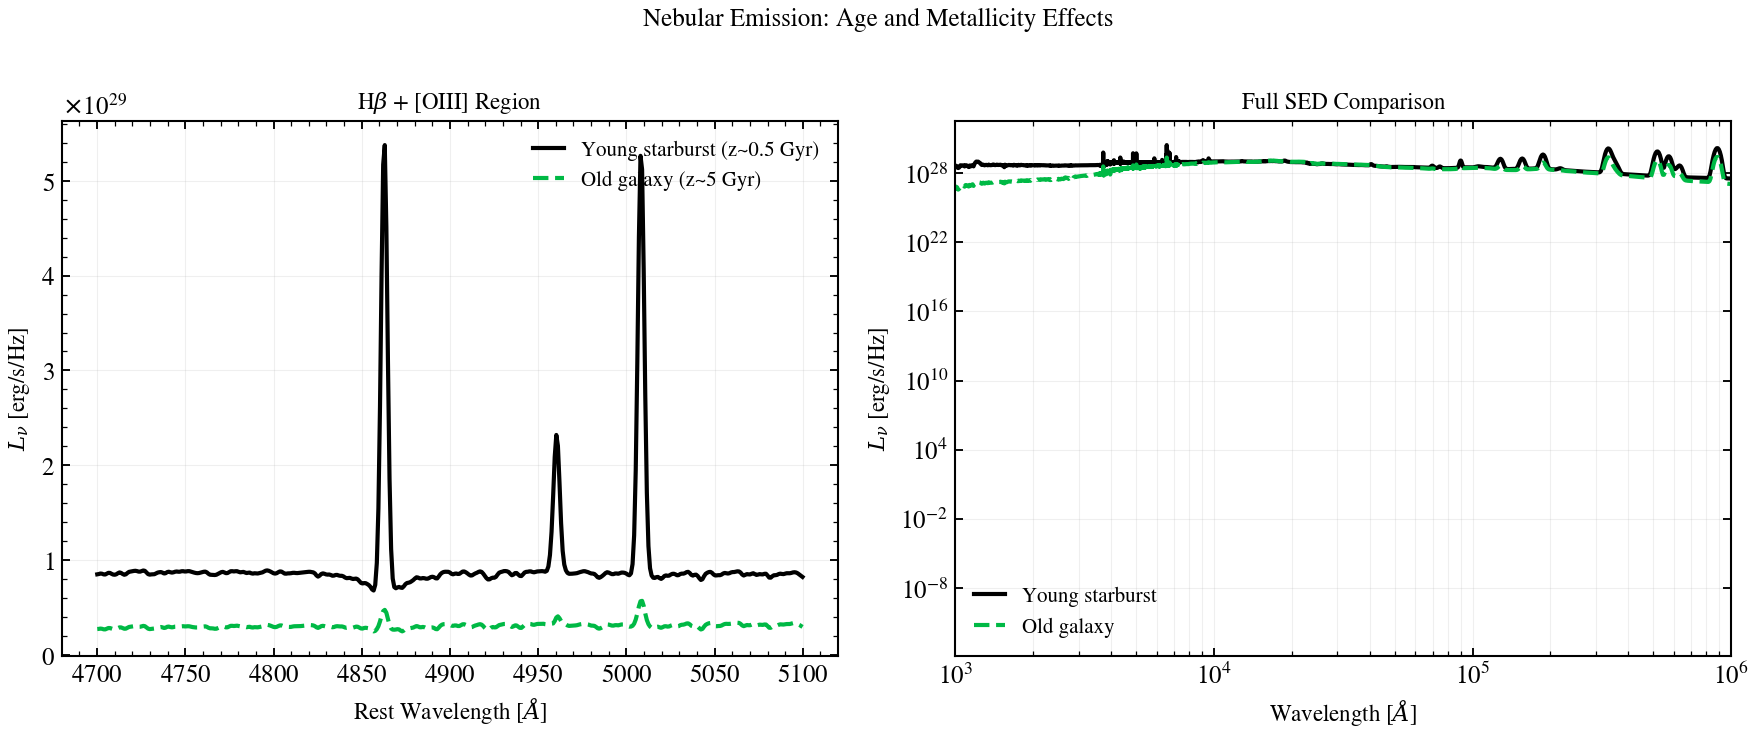

This figure's Python source:
"""
Nebular Backends: BakedIn vs CloudyGrid vs Cue
==============================================

Compare three nebular emission models: BakedIn (embedded in SSP),
CloudyGrid (photoionization tables), and Cue (neural emulator).
Shows how backend choice affects emission line strengths.

.. sphx-glr-precomputed-img:

.. image:: images/sphx_glr_plot_neb_backend_compare_001.png
   :alt: plot_neb_backend_compare
   :class: sphx-glr-single-img

"""

import matplotlib.pyplot as plt
import numpy as np

from tengri import Fixed, Parameters, SEDModel, load_ssp
from tengri.analysis.plotting import setup_style

setup_style()


ssp = load_ssp()

# Shared baseline: young, star-forming
shared_params = dict(
    sfh_tsnorm_log_peak_sfr=Fixed(1.0),
    sfh_tsnorm_peak_lbt_gyr=Fixed(0.5),
    sfh_tsnorm_width_gyr=Fixed(0.3),
    sfh_tsnorm_skew=Fixed(0.2),
    sfh_tsnorm_trunc=Fixed(3.0),
    met_logzsol=Fixed(-0.3),
    dust_tau_bc=Fixed(0.0),
    dust_tau_diff=Fixed(0.0),
    dust_slope=Fixed(-0.7),
    redshift=Fixed(0.1),
)

# Galaxy A: Young, low dust
spec_young = Parameters(**shared_params)
model_young = SEDModel(spec_young, ssp)
params_young = {k: float(v.value) for k, v in shared_params.items()}
sed_young = model_young.predict_rest_sed(params_young).sed
wave = ssp.ssp_wave

# Galaxy B: Older, more dust
spec_old = Parameters(
    sfh_tsnorm_log_peak_sfr=Fixed(0.8),
    sfh_tsnorm_peak_lbt_gyr=Fixed(5.0),
    sfh_tsnorm_width_gyr=Fixed(2.0),
    sfh_tsnorm_skew=Fixed(0.1),
    sfh_tsnorm_trunc=Fixed(2.0),
    met_logzsol=Fixed(-0.1),
    dust_tau_bc=Fixed(0.6),
    dust_tau_diff=Fixed(0.4),
    dust_slope=Fixed(-0.7),
    redshift=Fixed(0.1),
)
model_old = SEDModel(spec_old, ssp)
params_old = {
    "sfh_tsnorm_log_peak_sfr": 0.8,
    "sfh_tsnorm_peak_lbt_gyr": 5.0,
    "sfh_tsnorm_width_gyr": 2.0,
    "sfh_tsnorm_skew": 0.1,
    "sfh_tsnorm_trunc": 2.0,
    "met_logzsol": -0.1,
    "dust_tau_bc": 0.6,
    "dust_tau_diff": 0.4,
    "dust_slope": -0.7,
    "redshift": 0.1,
}
sed_old = model_old.predict_rest_sed(params_old).sed

# Plot: optical and full SED
fig, axes = plt.subplots(1, 2, figsize=(12, 5))

# Left: Optical region
ax = axes[0]
wmin, wmax = 4700, 5100
mask = (wave > wmin) & (wave < wmax)
ax.plot(
    np.array(wave[mask]),
    np.array(sed_young[mask]),
    "k-",
    lw=2.0,
    label="Young starburst (z~0.5 Gyr)",
)
ax.plot(
    np.array(wave[mask]),
    np.array(sed_old[mask]),
    "C1--",
    lw=2.0,
    label="Old galaxy (z~5 Gyr)",
)
ax.set_xlabel(r"Rest Wavelength [$\AA$]", fontsize=11)
ax.set_ylabel(r"$L_\nu$ [erg/s/Hz]", fontsize=11)
ax.set_title(r"H$\beta$ + [OIII] Region", fontsize=11)
ax.legend(frameon=False, fontsize=10, loc="upper right")
ax.grid(True, alpha=0.2)

# Right: Full SED
ax = axes[1]
ax.loglog(wave, np.array(sed_young), "k-", lw=2.0, label="Young starburst")
ax.loglog(wave, np.array(sed_old), "C1--", lw=2.0, label="Old galaxy")
ax.set_xlabel(r"Wavelength [$\AA$]", fontsize=11)
ax.set_ylabel(r"$L_\nu$ [erg/s/Hz]", fontsize=11)
ax.set_title("Full SED Comparison", fontsize=11)
ax.set_xlim(1000, 1e6)
ax.legend(frameon=False, fontsize=10, loc="lower left")
ax.grid(True, alpha=0.2, which="both")

fig.suptitle("Nebular Emission: Age and Metallicity Effects", fontsize=12, y=1.00)
fig.tight_layout()
plt.savefig("plot_neb_backend_compare.png", dpi=150, bbox_inches="tight")
plt.show()
